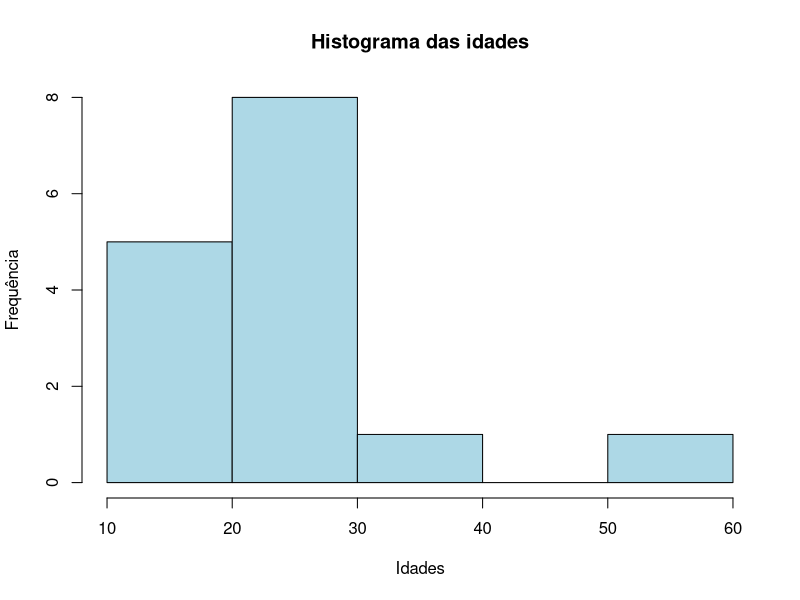

This figure's R source:
#Dados
idades <- c(60,22,24,39,18,20,19,20,21,27,23,24,20,22,24)

#Grafico das idades
hist(idades, main="Histograma das idades", xlab="Idades", ylab="Frequência", col="lightblue", border="black")